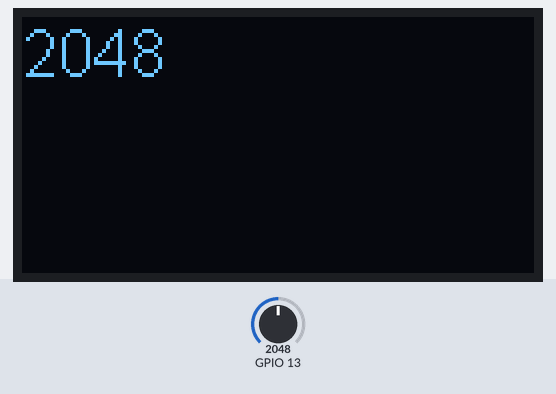
The sketch below on a simulated ESP32. Shown: 128×64 one-colour display. The inputs (shaded band) are chosen by the test bench; at power-on: GPIO 13 = 2048. What the sketch prints to the serial monitor is not drawn.

Above: at 1.2 s.
1.3 s: GPIO 13 set to 2866
At 2.5 s:
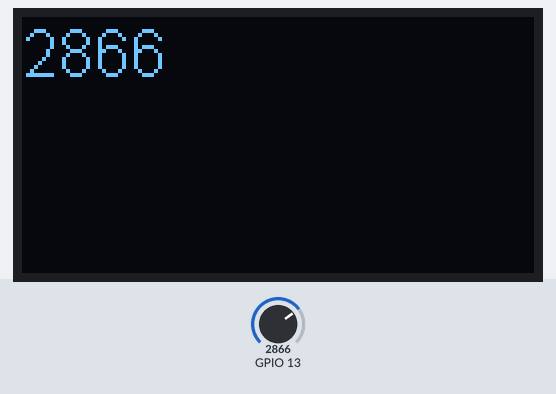
2.8 s: GPIO 13 set to 3603
At 3.7 s:
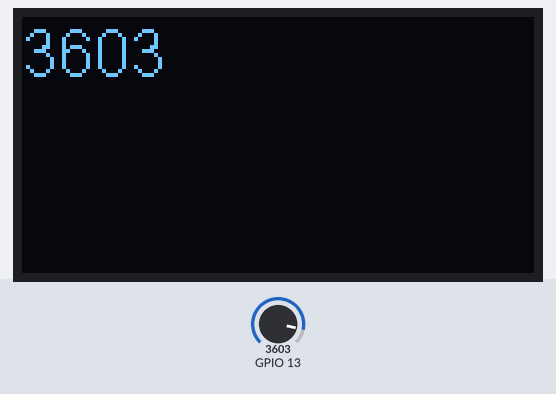
4.3 s: GPIO 13 set to 4095
At 4.8 s:
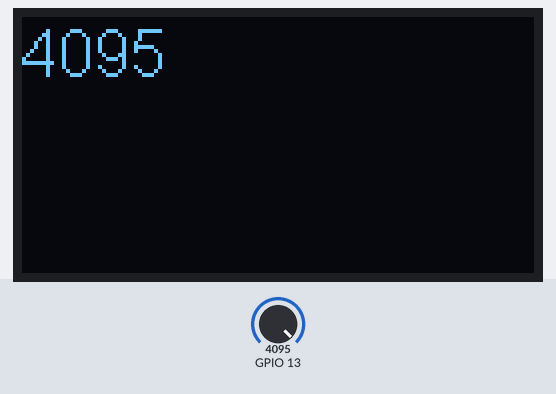
Timing chart, 0 to 7.3 s (numbered marks = the images above; inputs shaded):
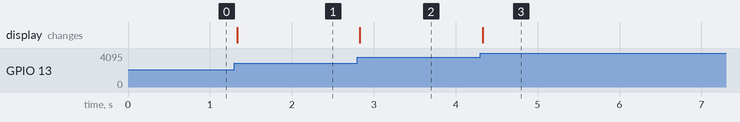

Measured:
- after the input at 1.3 s, the display: changes at once (image 1)
- after the input at 2.8 s, the display: changes at once (image 2)
- after the input at 4.3 s, the display: changes at once (image 3)

The sketch:

sketch_nov02b.ino
```cpp
#include <Wire.h>
#include "SSD1306Wire.h"
SSD1306Wire  display(0x3c, 21, 22);

void setup() {
  // put your setup code here, to run once:
  Serial.begin(115200);
   pinMode(13,INPUT);
   display.init();
  display.flipScreenVertically();

  display.clear();

}

void loop() {
  display.clear();
  // put your main code here, to run repeatedly:
    int input =analogRead(13);
    String str = String(input);
    display.setFont(ArialMT_Plain_16);
  display.drawString(0,0,str);
  display.display();
 Serial.println(input);
  delay(10);

}
```
